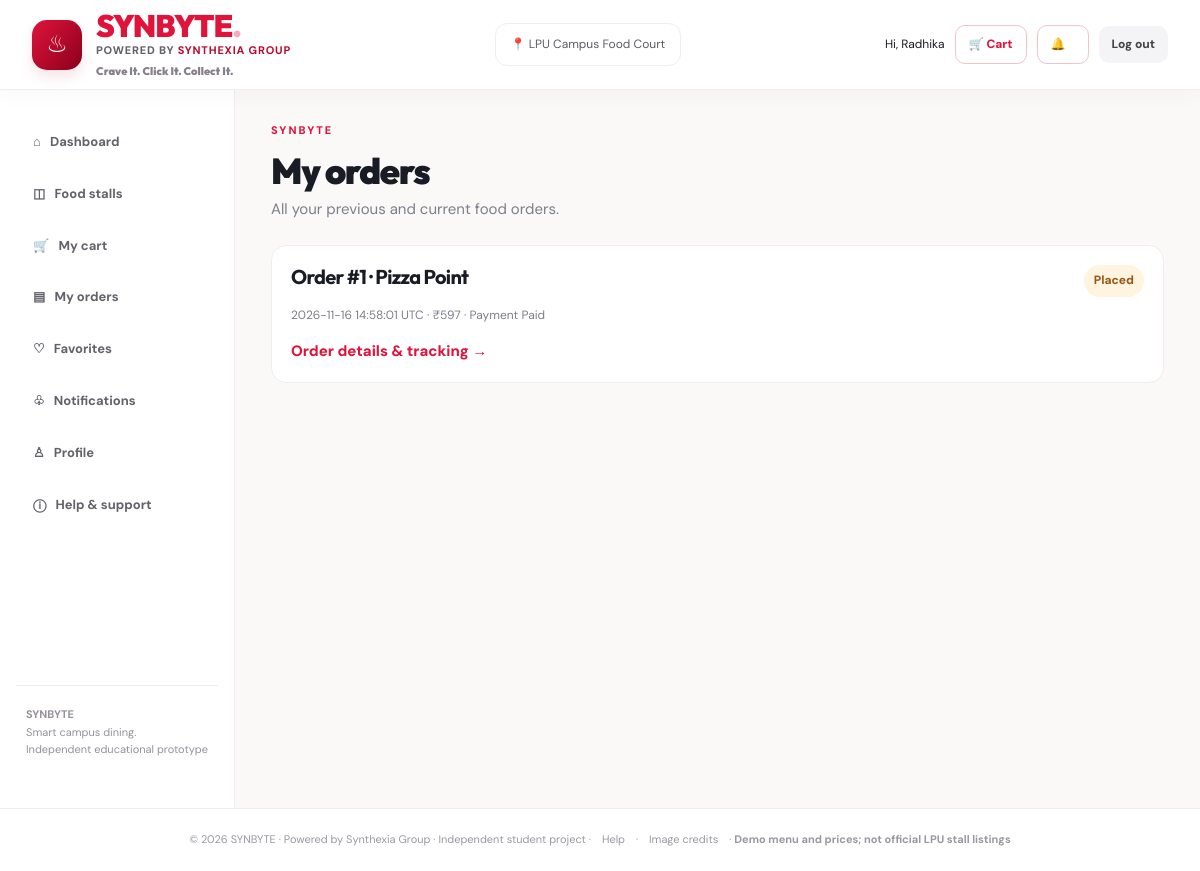
The app's page /orders (signed in) with its own data.
### tables this page shows
CREATE TABLE users(id INTEGER PRIMARY KEY,name TEXT NOT NULL,email TEXT NOT NULL UNIQUE,password TEXT NOT NULL,role TEXT NOT NULL CHECK(role IN ('student','vendor','admin')),vendor_id INTEGER REFERENCES vendors(id),approved INTEGER NOT NULL DEFAULT 1,created TEXT NOT NULL);

CREATE TABLE orders(id INTEGER PRIMARY KEY,user_id INTEGER NOT NULL REFERENCES users(id),vendor_id INTEGER NOT NULL REFERENCES vendors(id),total INTEGER NOT NULL,status TEXT NOT NULL DEFAULT 'Awaiting Payment',payment_state TEXT NOT NULL DEFAULT 'Pending',provider_order_id TEXT UNIQUE,provider_payment_id TEXT UNIQUE,token TEXT UNIQUE,created TEXT NOT NULL,paid_at TEXT);

CREATE TABLE vendors(id INTEGER PRIMARY KEY,name TEXT NOT NULL UNIQUE,contact TEXT DEFAULT '',approved INTEGER NOT NULL DEFAULT 1, starter_seeded INTEGER NOT NULL DEFAULT 0);

### app.py (the view)
@app.get('/orders')
@require('student')
def my_orders():
    with db() as c:orders=c.execute('SELECT o.*,v.name vendor_name FROM orders o JOIN vendors v ON v.id=o.vendor_id WHERE user_id=? ORDER BY o.id DESC',(g.user['id'],)).fetchall()
    return render_template('my-orders.html',title='My orders',orders=orders)

### app.py (called while the page is built)
@contextmanager
def db():
    con = sqlite3.connect(DB_PATH, timeout=20)
    con.row_factory = sqlite3.Row
    con.execute('PRAGMA foreign_keys=ON')
    con.execute('PRAGMA busy_timeout=20000')
    try:
        yield con
        con.commit()
    except Exception:
        con.rollback()
        raise
    finally:
        con.close()

@app.before_request
def prepare():
    if '_csrf' not in session:
        session['_csrf'] = secrets.token_urlsafe(24)
    g.user = None
    if session.get('uid'):
        with db() as c:
            g.user=c.execute('SELECT * FROM users WHERE id=?',(session['uid'],)).fetchone()
    if request.method in {'POST','PUT','PATCH','DELETE'} and request.endpoint != 'razorpay_webhook':
        sent=request.form.get('_csrf') or request.headers.get('X-CSRF-Token')
        if not sent or not hmac.compare_digest(sent,session['_csrf']):
            abort(400,description='Security token missing or expired. Refresh the page and try again.')

@app.context_processor
def inject():
    return dict(user=g.get('user'),csrf=session.get('_csrf',''), categories=active_categories(), payment_provider=PAYMENT_PROVIDER,
                money=lambda p:f'₹{int(p):,}',current_year=datetime.now().year, image_url=lambda src:src if str(src).startswith(('https://','http://')) else url_for('static',filename='images/'+src))

def require(role=None):
    def deco(fn):
        @wraps(fn)
        def inner(*args,**kwargs):
            if g.user is None:
                flash('Please sign in to continue.','warning')
                return redirect(url_for('role_selection'))
            if role and g.user['role']!=role:
                abort(403)
            if g.user['role']=='vendor' and not g.user['approved']:
                abort(403,description='Vendor account is awaiting approval')
            return fn(*args,**kwargs)
        return inner
    return deco

def active_categories():
    with db() as c:
        return [r['name'] for r in c.execute('SELECT name FROM categories ORDER BY id')]

### templates/my-orders.html
{% extends 'base.html' %}
{% block content %}
<div class="page-head"><div class="eyebrow">SYNBYTE</div><h1>My orders</h1><p class="muted">All your previous and current food orders.</p></div>{% for o in orders %}<div class="order-card"><div class="section-title" style="margin-bottom:9px"><h3>Order #{{o['id']}} · {{o['vendor_name']}}</h3><span class="badge-status">{{o['status']}}</span></div><p class="small muted">{{o['created'][:19].replace('T',' ')}} UTC · {{money(o['total'])}} · Payment {{o['payment_state']}}</p><a class="red strong" href="{{url_for('order_tracking',oid=o['id'])}}">Order details &amp; tracking →</a></div>{% else %}<div class="card">No orders yet. <a href="{{url_for('food_menu')}}" class="red">Start exploring food →</a></div>{% endfor %}
{% endblock %}

### templates/base.html (shortened to what this page needs)
<!doctype html><html lang="en"><head><link rel="stylesheet" href="{{ url_for('static',filename='css/app.css') }}"></head>
<body data-authenticated="{{ 'true' if user else 'false' }}">
<header class="site-header"><div class="header-inner">
<a class="brand syn-header-brand" href="{{ url_for('home') }}" aria-label="SYNBYTE · Powered by Synthexia Group"><span class="brand-mark syn-header-icon">♨</span><span class="brand-name"><b>SYNBYTE<span class="syn-brand-period">.</span></b><small>POWERED BY <strong>SYNTHEXIA GROUP</strong></small><span class="brand-tag">Crave It. Click It. Collect It.</span></span></a>
<span class="location">📍 LPU Campus Food Court</span><nav class="header-nav" aria-label="Top navigation">
{% if user %}<span class="desktop-only" style="font-size:12px">Hi, {{ user['name'].split()[0] | e }}</span>
{% if user['role']=='student' %}<a class="button soft small" href="{{ url_for('cart') }}">🛒 Cart</a>{% endif %}
<a class="button soft small" href="{{ url_for('vendor_notifications') if user['role']=='vendor' else url_for('notifications') if user['role']=='student' else url_for('admin_dashboard') }}" aria-label="Notifications">🔔 </a>
<form method="post" action="{{ url_for('logout') }}"><input type="hidden" name="_csrf" value="{{csrf}}"><button class="button ghost small" type="submit">Log out</button></form>
{% else %}{% if request.path != "/" %}<a class="button soft small" href="{{ url_for('role_selection') }}">Choose login</a>{% endif %}{% endif %}
</nav></div></header>
{% set is_app = user and user['role'] in ['student','vendor','admin'] %}
{% if is_app %}<div class="shell"><aside class="sidebar" id="sidebar" aria-label="{{ user['role'] }} navigation">
{% if user['role']=='student' %}
<a href="{{url_for('student_dashboard')}}">⌂ &nbsp; Dashboard</a><a href="{{url_for('vendor_directory')}}">◫ &nbsp; Food stalls</a><a href="{{url_for('cart')}}">🛒 &nbsp; My cart</a><a href="{{url_for('my_orders')}}">▤ &nbsp; My orders</a><a href="{{url_for('favorites')}}">♡ &nbsp; Favorites</a><a href="{{url_for('notifications')}}">♧ &nbsp; Notifications</a><a href="{{url_for('student_profile')}}">♙ &nbsp; Profile</a>
{% else %}<a href="{{url_for('admin_dashboard')}}">⌂ &nbsp; Admin overview</a><a href="{{url_for('admin_vendors')}}">◇ &nbsp; Vendors</a><a href="{{url_for('admin_orders')}}">▤ &nbsp; All orders</a>{% endif %}
<a href="{{url_for('help_support')}}">ⓘ &nbsp; Help &amp; support</a><div class="sidebar-footer"><strong>SYNBYTE</strong><div>Smart campus dining.</div><div>Independent educational prototype</div></div></aside><main class="content"><div class="content-inner">
{% else %}<main class="public-wrap">{% endif %}
{% block content %}{% endblock %}
{% if is_app %}</div></main></div>{% else %}</main>{% endif %}
{% if request.path != "/" %}<footer class="footer">© {{current_year}} SYNBYTE · Powered by Synthexia Group · Independent student project · <a href="{{url_for('help_support')}}">Help</a> · <a href="{{url_for('photo_credits')}}">Image credits</a> · <strong>Demo menu and prices; not official LPU stall listings</strong></footer>{% endif %}<script src="{{url_for('static',filename='js/app.js')}}" defer></script>{% block scripts %}{% endblock %}</body></html>

### records on screen
users: name "Radhika"
orders: id "1", vendor_name "Pizza Point", status "Placed", created "2026-11-16 14:58:01", total "₹597", payment_state "Paid"
